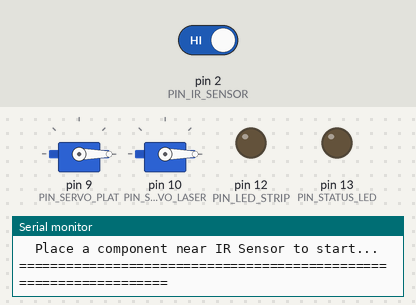
Bench run of a sketch on a simulated Arduino Uno, built with avr-gcc and run on an emulated ATmega328P. Parts: 2 × servo, output pins drawn as LEDs (lit = HIGH), the last lines printed to the serial monitor. The inputs (shaded band) are chosen by the test bench; at power-on: pin 2 (PIN_IR_SENSOR) HIGH.

Above: at 1.8 s.
1.9 s: pin 2 (PIN_IR_SENSOR) driven LOW
At 2.5 s:
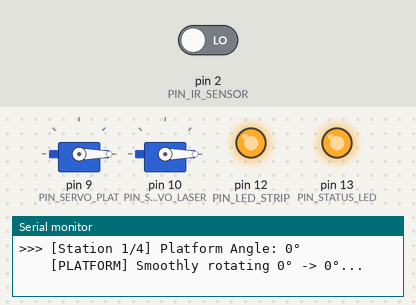
At 21.1 s:
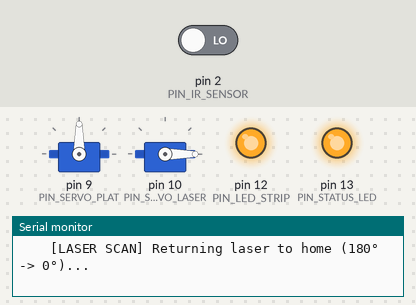
Timing chart, 0 to 23.4 s (numbered marks = the images above; inputs shaded):
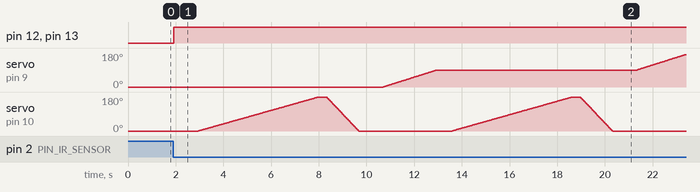

The sketch:

inspectra_controller.ino
```cpp
/*
  =============================================================================
  INSPECTRA - Ultra-Smooth Precision Inspection (Slow Speed Motion)
  =============================================================================

  Controls:
  - Servo 1 (Pin 9)  : Platform Rotator (Smooth degree-by-degree rotation)
  - Servo 2 (Pin 10) : Laser Profilometer (Slow, cinematic 0° -> 180° sweep)
  - IR Sensor (Pin 2): Triggers on washer arrival (Active LOW)
  - LED Strip (Pin 12): Illumination ON during scan
  - Built-in (Pin 13): Cycle Status LED
  =============================================================================
*/

#include <Servo.h>

const int PIN_IR_SENSOR    = 2;   // IR Arrival Sensor
const int PIN_SERVO_PLAT   = 9;   // Platform Rotator Servo (Pin 9)
const int PIN_SERVO_LASER  = 10;  // Laser Scanner Servo (Pin 10)
const int PIN_LED_STRIP    = 12;  // LED Strip Control (Pin 12)
const int PIN_STATUS_LED   = 13;  // Arduino Built-in LED

// Motion Speed Settings (Increase number = Slower & Smoother)
const int PLATFORM_STEP_DELAY = 25; // 25ms per degree (~2.25 sec for 90°)
const int LASER_SWEEP_DELAY   = 28; // 28ms per degree (~5.0 sec for 180° sweep)
const int LASER_RETURN_DELAY  = 15; // Return stroke speed

Servo platformServo;
Servo laserServo;

int currentPlatformAngle = 0;

// Function to smoothly rotate platform degree-by-degree (no jerking)
void rotatePlatformTo(int targetAngle) {
  Serial.print("    [PLATFORM] Smoothly rotating ");
  Serial.print(currentPlatformAngle);
  Serial.print("° -> ");
  Serial.print(targetAngle);
  Serial.println("°...");

  if (targetAngle > currentPlatformAngle) {
    for (int a = currentPlatformAngle; a <= targetAngle; a++) {
      platformServo.write(a);
      delay(PLATFORM_STEP_DELAY);
    }
  } else if (targetAngle < currentPlatformAngle) {
    for (int a = currentPlatformAngle; a >= targetAngle; a--) {
      platformServo.write(a);
      delay(PLATFORM_STEP_DELAY);
    }
  }
  currentPlatformAngle = targetAngle;
}

// Function to smoothly sweep laser profilometer 0° -> 180° -> 0°
void sweepLaserScanSlow() {
  Serial.println("    [LASER SCAN] Slow scan across surface (0° -> 180°)...");

  // Slow forward scan (1° per step for maximum triangulation capture)
  for (int angle = 0; angle <= 180; angle += 1) {
    laserServo.write(angle);
    delay(LASER_SWEEP_DELAY);
  }

  delay(300); // Settle at 180°

  Serial.println("    [LASER SCAN] Returning laser to home (180° -> 0°)...");
  for (int angle = 180; angle >= 0; angle -= 2) {
    laserServo.write(angle);
    delay(LASER_RETURN_DELAY);
  }
  delay(200);
}

void setup() {
  Serial.begin(115200);

  pinMode(PIN_IR_SENSOR, INPUT);
  pinMode(PIN_LED_STRIP, OUTPUT);
  pinMode(PIN_STATUS_LED, OUTPUT);

  digitalWrite(PIN_LED_STRIP, LOW);
  digitalWrite(PIN_STATUS_LED, LOW);

  platformServo.attach(PIN_SERVO_PLAT);
  laserServo.attach(PIN_SERVO_LASER);

  // Initialize both servos to 0°
  platformServo.write(0);
  laserServo.write(0);
  currentPlatformAngle = 0;

  delay(600);
  Serial.println("==================================================================");
  Serial.println("  INSPECTRA: Ultra-Smooth Slow-Motion Inspection Ready            ");
  Serial.println("  Speed tuned: No jerking, stable camera & laser exposure         ");
  Serial.println("  Place a component near IR Sensor to start...                    ");
  Serial.println("==================================================================");
}

void loop() {
  // Check if component is detected
  if (digitalRead(PIN_IR_SENSOR) == LOW) {
    digitalWrite(PIN_STATUS_LED, HIGH);
    digitalWrite(PIN_LED_STRIP, HIGH);
    Serial.println("\n[TRIGGER] Component detected! Starting 4-Quadrant slow-motion scan:");
    delay(400);

    // ==========================================
    // QUADRANT 1: 0°
    // ==========================================
    Serial.println("\n>>> [Station 1/4] Platform Angle: 0°");
    rotatePlatformTo(0);
    delay(600);           // Settle for camera exposure
    sweepLaserScanSlow(); // Slow laser profilometry sweep
    delay(800);

    // ==========================================
    // QUADRANT 2: 90°
    // ==========================================
    Serial.println("\n>>> [Station 2/4] Platform Rotating to 90°...");
    rotatePlatformTo(90);
    delay(600);           // Settle for camera exposure
    sweepLaserScanSlow(); // Slow laser profilometry sweep
    delay(800);

    // ==========================================
    // QUADRANT 3: 180°
    // ==========================================
    Serial.println("\n>>> [Station 3/4] Platform Rotating to 180°...");
    rotatePlatformTo(180);
    delay(600);           // Settle for camera exposure
    sweepLaserScanSlow(); // Slow laser profilometry sweep
    delay(800);

    // ==========================================
    // QUADRANT 4: 90° (Position 4)
    // ==========================================
    Serial.println("\n>>> [Station 4/4] Platform Rotating to Position 4 (90°)...");
    rotatePlatformTo(90);
    delay(600);           // Settle for camera exposure
    sweepLaserScanSlow(); // Slow laser profilometry sweep
    delay(800);

    // ==========================================
    // CYCLE COMPLETE: RETURN HOME
    // ==========================================
    Serial.println("\n[COMPLETE] 4-Quadrant multi-angle scan finished!");
    rotatePlatformTo(0);
    laserServo.write(0);

    digitalWrite(PIN_STATUS_LED, LOW);
    digitalWrite(PIN_LED_STRIP, LOW);

    // Cooldown before next inspection
    Serial.println("Cycle complete. Ready for next component in 3 seconds...\n");
    delay(3000);
  }

  delay(25);
}
```
